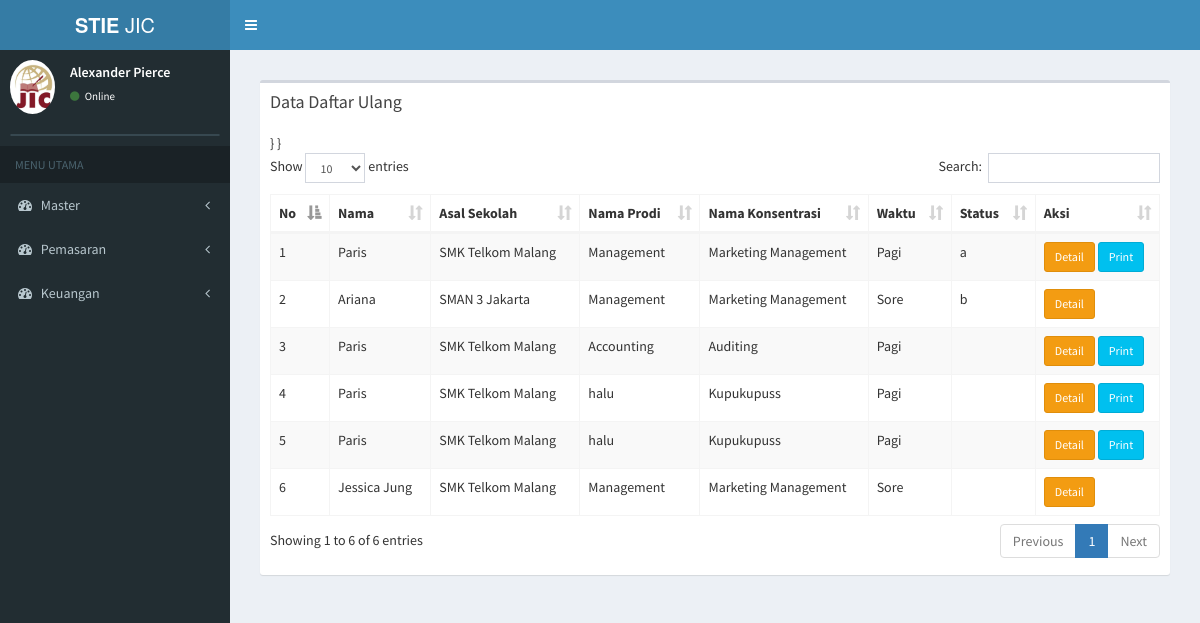
The page /index.php/daftar_ulang/data_du on the database as committed earlier.
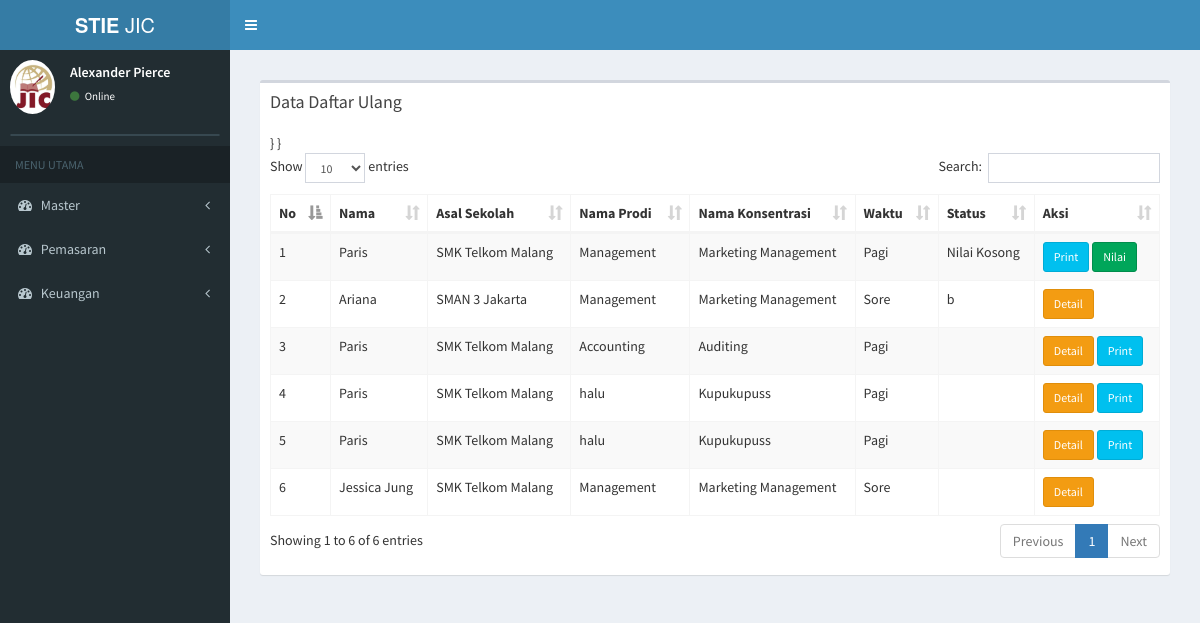
The same page on the database as committed later.
### tables this page shows
CREATE TABLE `tb_du` (
  `id_du` varchar(6) NOT NULL,
  `nama_du` varchar(100) NOT NULL,
  `jk_daftar_du` varchar(12) NOT NULL,
  `tpt_lahir_du` varchar(20) NOT NULL,
  `tgl_lahir_du` date NOT NULL,
  `alamat_du` text NOT NULL,
  `no_telp_du` varchar(15) NOT NULL,
  `no_telpm_du` varchar(30) NOT NULL,
  `email_du` varchar(50) NOT NULL,
  `agama_du` text NOT NULL,
  `nik_du` varchar(50) NOT NULL,
  `ibu_kandung_du` text NOT NULL,
  `id_sekolah2` varchar(5) NOT NULL,
  `id_prodi2` varchar(5) NOT NULL,
  `id_konsentrasi2` varchar(6) NOT NULL,
  `waktu` varchar(20) NOT NULL,
  `jurusan_du` varchar(20) NOT NULL,
  `tanggal_du` date NOT NULL,
  `kode_tes` varchar(15) NOT NULL,
  `nim` varchar(20) NOT NULL,
  `id_pendaftaran2` varchar(6) NOT NULL,
  `status_du` varchar(20) NOT NULL
);

CREATE TABLE `tb_sekolah` (
  `id_sekolah` varchar(6) NOT NULL,
  `nama_sekolah` varchar(30) NOT NULL,
  `alamat_sekolah` text NOT NULL,
  `jenis_sekolah` varchar(6) NOT NULL
);

CREATE TABLE `tb_prodi` (
  `id_prodi` varchar(6) NOT NULL,
  `nama_prodi` varchar(20) NOT NULL,
  `ketua_prodi` varchar(50) NOT NULL
);

CREATE TABLE `tb_konsentrasi` (
  `id_konsentrasi` varchar(6) NOT NULL,
  `nama_konsentrasi` varchar(20) NOT NULL,
  `id_prodi2` varchar(6) NOT NULL
);

### application/controllers/daftar_ulang.php (called while the page is built, shortened)
<?php
class daftar_ulang extends CI_Controller {
	public function __construct()
	{
		$this->load->model('daftar_ulang_model');
		$this->load->model('pendaftaran_model');
	}
	public function data_du()
	{
			$data['du'] = $this->daftar_ulang_model->data_du();
			$data['main_view'] = 'Daftar/data_daftarulang_view';
			$this->load->view('template', $data);
	}
}

### index.php (called while the page is built, shortened)
<?php
require_once BASEPATH.'core/CodeIgniter.php';

### application/models/daftar_ulang_model.php (called while the page is built, shortened)
<?php
class Daftar_ulang_model extends CI_Model {
    public function data_du(){
      return $this->db->join('tb_prodi','tb_prodi.id_prodi=tb_du.id_prodi2')
              ->join('tb_sekolah','tb_sekolah.id_sekolah=tb_du.id_sekolah2')
              ->join('tb_konsentrasi','tb_konsentrasi.id_konsentrasi=tb_du.id_konsentrasi2')
              ->get('tb_du')
              ->result();
  }
}

### application/views/Daftar/data_daftarulang_view.php (the view, shortened to what this page needs)
<section class="content">
      <div class="row">
        <div class="col-xs-12">
          <div class="box">
            <div class="box-header">
              <h3 class="box-title">Data Daftar Ulang</h3>
            </div>
            <div class="box-body">
              <table id="example1" class="table table-bordered table-striped">
                <thead>
                <tr>
                  <th>No</th>
                  <th>Nama</th>
                  <th>Asal Sekolah</th>
                  <th>Nama Prodi</th>
                  <th>Nama Konsentrasi</th>
                  <th>Waktu</th>
                  <th>Status</th>
                  <th>Aksi</th>
                </tr>
                </thead>
                <tbody>
                <?php
                $no = 0;
                foreach ($du as $data) {
                  if ($data->waktu == 'Pagi') {
                    if ($data->status_du == 'Nilai Kosong') {
                       echo '
                <tr>
                  <td>'.++$no.'</td>
                  <td>'.$data->nama_du.'
                  </td>
                  <td>'.$data->nama_sekolah.'</td>
                  <td>'.$data->nama_prodi.'</td>
                  <td>'.$data->nama_konsentrasi.'</td>
                  <td>'.$data->waktu.'</td>
                  <td>'.$data->status_du.'</td>
                  <td>
                     <a href="'.base_url('index.php/daftar_ulang/print_ljk/'.$data->id_du).'" class="btn btn-info btn-sm" >Print</a>
                     <a href="'.base_url('index.php/daftar_ulang/print_ljk/'.$data->id_du).'" class="btn btn-success  btn-sm" >Nilai</a>
                  </td>
                </tr>
                ';
                  } else {
                      echo '
                <tr>
                  <td>'.++$no.'</td>
                  <td>'.$data->nama_du.'
                  </td>
                  <td>'.$data->nama_sekolah.'</td>
                  <td>'.$data->nama_prodi.'</td>
                  <td>'.$data->nama_konsentrasi.'</td>
                  <td>'.$data->waktu.'</td>
                  <td>'.$data->status_du.'</td>
                  <td>
                    <a href="'.base_url('index.php/daftar_ulang/detail_du/'.$data->id_du).'" class="btn btn-warning btn-sm" >Detail</a>
                     <a href="'.base_url('index.php/daftar_ulang/print_ljk/'.$data->id_du).'" class="btn btn-info btn-sm" >Print</a>
                  </td>
                </tr>
                ';
                }
                 } else {
                  echo '
                    }
                <tr>
                  <td>'.++$no.'</td>
                  <td>'.$data->nama_du.'
                  </td>
                  <td>'.$data->nama_sekolah.'</td>
                  <td>'.$data->nama_prodi.'</td>
                  <td>'.$data->nama_konsentrasi.'</td>
                  <td>'.$data->waktu.'</td>
                  <td>'.$data->status_du.'</td>
                  <td>
                    <a href="'.base_url('index.php/daftar_ulang/detail_du/'.$data->id_du).'" class="btn btn-warning btn-sm" >Detail</a>
                  </td>
                </tr>
                ';
               }
                }
              ?>
                </tbody>
              </table>
            </div>
          </div>
        </div>
      </div>
    </section>

Rows that differ between the two databases and show on the page:
changed tb_du: status_du "a" → "Nilai Kosong"; status_du "Detail" → "Nilai"
